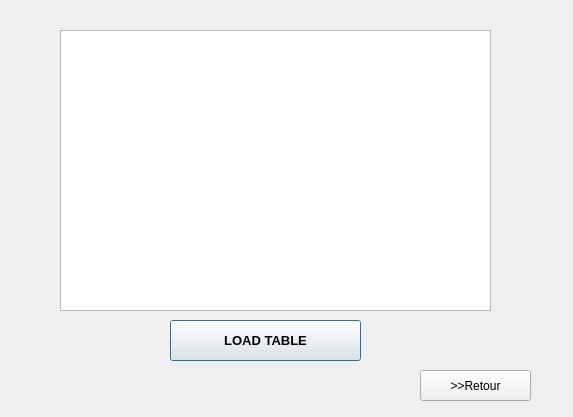
<?xml version="1.0" encoding="UTF-8"?>
<ui version="4.0">
 <class>absence</class>
 <widget class="QDialog" name="absence">
  <property name="geometry">
   <rect>
    <x>0</x>
    <y>0</y>
    <width>573</width>
    <height>417</height>
   </rect>
  </property>
  <property name="windowTitle">
   <string>Dialog</string>
  </property>
  <widget class="QTableView" name="tableView">
   <property name="geometry">
    <rect>
     <x>60</x>
     <y>30</y>
     <width>431</width>
     <height>281</height>
    </rect>
   </property>
  </widget>
  <widget class="QPushButton" name="pushButton">
   <property name="geometry">
    <rect>
     <x>170</x>
     <y>320</y>
     <width>191</width>
     <height>41</height>
    </rect>
   </property>
   <property name="font">
    <font>
     <pointsize>10</pointsize>
     <weight>75</weight>
     <bold>true</bold>
    </font>
   </property>
   <property name="text">
    <string>LOAD TABLE</string>
   </property>
  </widget>
  <widget class="QLabel" name="label">
   <property name="geometry">
    <rect>
     <x>40</x>
     <y>380</y>
     <width>291</width>
     <height>16</height>
    </rect>
   </property>
   <property name="font">
    <font>
     <weight>75</weight>
     <bold>true</bold>
    </font>
   </property>
   <property name="text">
    <string/>
   </property>
  </widget>
  <widget class="QPushButton" name="pushButton_2">
   <property name="geometry">
    <rect>
     <x>420</x>
     <y>370</y>
     <width>111</width>
     <height>31</height>
    </rect>
   </property>
   <property name="text">
    <string>&gt;&gt;Retour</string>
   </property>
  </widget>
 </widget>
 <resources/>
 <connections/>
</ui>
